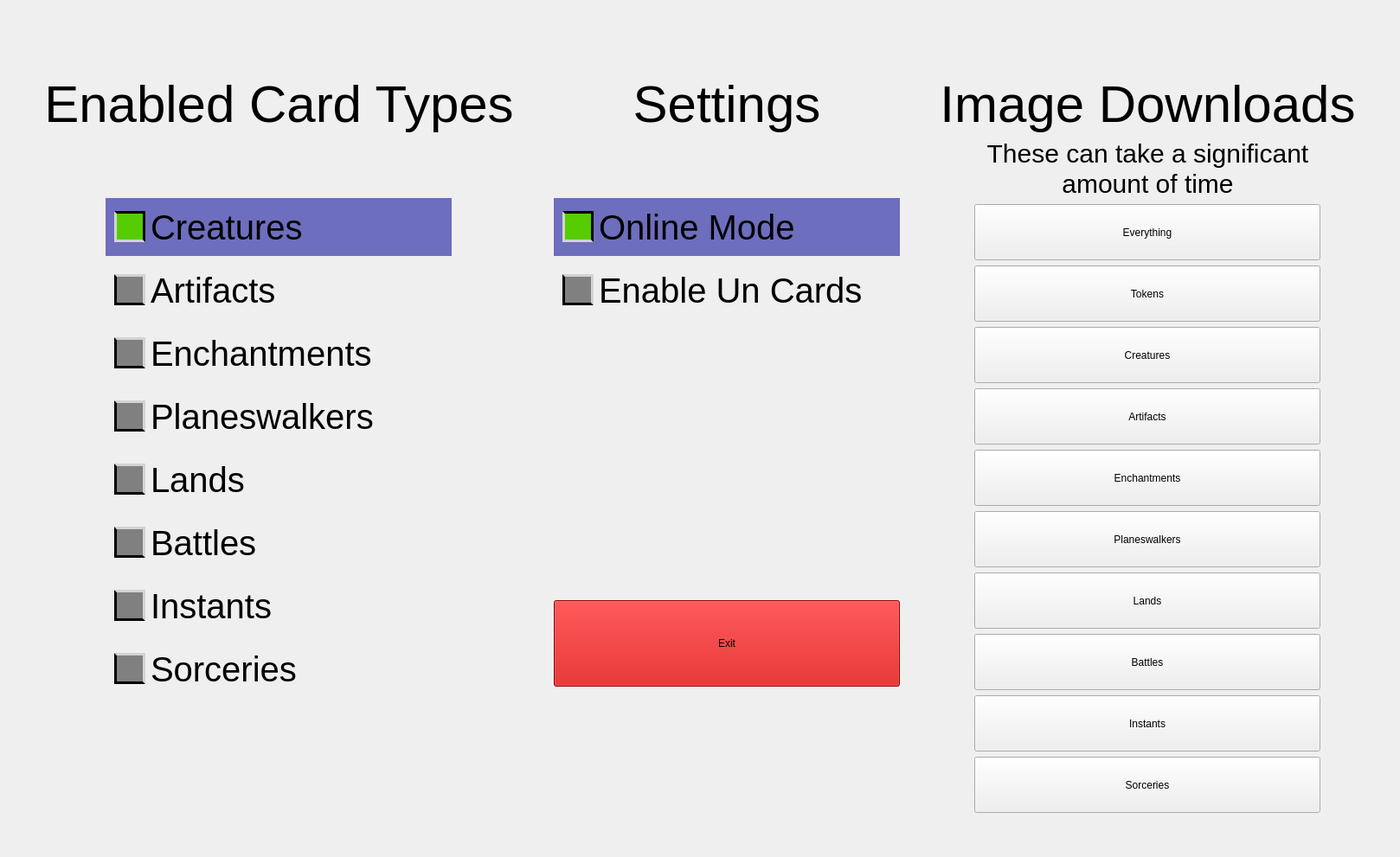
      <widget class="QWidget" name="settings_tab">
       <property name="styleSheet">
        <string notr="true">QVBoxLayout {
	alignment:center;
}
QLabel {
	font-size: 60px;
}
QPushButton {
	alignment:center;
}
QCheckBox{
	padding:10px;
	font-size: 40px;
}
QCheckBox::indicator {
    width: 30px;
    height: 30px;
    background-color: gray;
    border-style: solid;
    border-width: 3px;
    border-color: lightgray lightgray black black;
}
QCheckBox::indicator:checked {
    background-color: rgb(85, 205, 0);
}
QCheckBox:checked, QCheckBox::indicator:checked {
    border-color: black black lightgray lightgray;
}
QCheckBox:checked {
    background-color: rgb(110, 110, 190);
}</string>
       </property>
       <attribute name="title">
        <string>  Settings  </string>
       </attribute>
       <layout class="QGridLayout" name="gridLayout_7">
        <item row="2" column="7">
         <spacer name="horizontalSpacer_8">
          <property name="orientation">
           <enum>Qt::Orientation::Horizontal</enum>
          </property>
          <property name="sizeHint" stdset="0">
           <size>
            <width>40</width>
            <height>20</height>
           </size>
          </property>
         </spacer>
        </item>
        <item row="1" column="2" rowspan="2">
         <layout class="QVBoxLayout" name="verticalLayout_2">
          <item>
           <widget class="QLabel" name="label_22">
            <property name="text">
             <string>Enabled Card Types
</string>
            </property>
            <property name="alignment">
             <set>Qt::AlignmentFlag::AlignCenter</set>
            </property>
           </widget>
          </item>
          <item alignment="Qt::AlignmentFlag::AlignHCenter">
           <widget class="QCheckBox" name="check_creature">
            <property name="minimumSize">
             <size>
              <width>400</width>
              <height>0</height>
             </size>
            </property>
            <property name="maximumSize">
             <size>
              <width>400</width>
              <height>16777215</height>
             </size>
            </property>
            <property name="text">
             <string>Creatures</string>
            </property>
            <property name="checked">
             <bool>true</bool>
            </property>
           </widget>
          </item>
          <item alignment="Qt::AlignmentFlag::AlignHCenter">
           <widget class="QCheckBox" name="check_artifact">
            <property name="minimumSize">
             <size>
              <width>400</width>
              <height>0</height>
             </size>
            </property>
            <property name="maximumSize">
             <size>
              <width>400</width>
              <height>16777215</height>
             </size>
            </property>
            <property name="text">
             <string>Artifacts</string>
            </property>
           </widget>
          </item>
          <item alignment="Qt::AlignmentFlag::AlignHCenter">
           <widget class="QCheckBox" name="check_enchantment">
            <property name="minimumSize">
             <size>
              <width>400</width>
              <height>0</height>
             </size>
            </property>
            <property name="maximumSize">
             <size>
              <width>400</width>
              <height>16777215</height>
             </size>
            </property>
            <property name="text">
             <string>Enchantments</string>
            </property>
           </widget>
          </item>
          <item alignment="Qt::AlignmentFlag::AlignHCenter">
           <widget class="QCheckBox" name="check_planeswalker">
            <property name="minimumSize">
             <size>
              <width>400</width>
              <height>0</height>
             </size>
            </property>
            <property name="maximumSize">
             <size>
              <width>400</width>
              <height>16777215</height>
             </size>
            </property>
            <property name="text">
             <string>Planeswalkers</string>
            </property>
           </widget>
          </item>
          <item alignment="Qt::AlignmentFlag::AlignHCenter">
           <widget class="QCheckBox" name="check_land">
            <property name="minimumSize">
             <size>
              <width>400</width>
              <height>0</height>
             </size>
            </property>
            <property name="maximumSize">
             <size>
              <width>400</width>
              <height>16777215</height>
             </size>
            </property>
            <property name="text">
             <string>Lands</string>
            </property>
           </widget>
          </item>
          <item alignment="Qt::AlignmentFlag::AlignHCenter">
           <widget class="QCheckBox" name="check_battle">
            <property name="minimumSize">
             <size>
              <width>400</width>
              <height>0</height>
             </size>
            </property>
            <property name="maximumSize">
             <size>
              <width>400</width>
              <height>16777215</height>
             </size>
            </property>
            <property name="text">
             <string>Battles</string>
            </property>
           </widget>
          </item>
          <item alignment="Qt::AlignmentFlag::AlignHCenter">
           <widget class="QCheckBox" name="check_instant">
            <property name="minimumSize">
             <size>
              <width>400</width>
              <height>0</height>
             </size>
            </property>
            <property name="maximumSize">
             <size>
              <width>400</width>
              <height>16777215</height>
             </size>
            </property>
            <property name="text">
             <string>Instants</string>
            </property>
           </widget>
          </item>
          <item alignment="Qt::AlignmentFlag::AlignHCenter">
           <widget class="QCheckBox" name="check_sorcery">
            <property name="minimumSize">
             <size>
              <width>400</width>
              <height>0</height>
             </size>
            </property>
            <property name="maximumSize">
             <size>
              <width>400</width>
              <height>16777215</height>
             </size>
            </property>
            <property name="text">
             <string>Sorceries</string>
            </property>
           </widget>
          </item>
          <item>
           <spacer name="verticalSpacer_2">
            <property name="orientation">
             <enum>Qt::Orientation::Vertical</enum>
            </property>
            <property name="sizeHint" stdset="0">
             <size>
              <width>20</width>
              <height>40</height>
             </size>
            </property>
           </spacer>
          </item>
         </layout>
        </item>
        <item row="1" column="6" rowspan="2">
         <layout class="QVBoxLayout" name="verticalLayout_3">
          <item>
           <widget class="QLabel" name="label_24">
            <property name="text">
             <string>Image Downloads</string>
            </property>
            <property name="alignment">
             <set>Qt::AlignmentFlag::AlignCenter</set>
            </property>
           </widget>
          </item>
          <item>
           <widget class="QLabel" name="label_26">
            <property name="font">
             <font>
              <pointsize>-1</pointsize>
             </font>
            </property>
            <property name="styleSheet">
             <string notr="true">font-size: 30px;</string>
            </property>
            <property name="text">
             <string>These can take a significant
amount of time</string>
            </property>
            <property name="alignment">
             <set>Qt::AlignmentFlag::AlignHCenter|Qt::AlignmentFlag::AlignTop</set>
            </property>
           </widget>
          </item>
          <item alignment="Qt::AlignmentFlag::AlignHCenter|Qt::AlignmentFlag::AlignVCenter">
           <widget class="QPushButton" name="download_everything">
            <property name="enabled">
             <bool>true</bool>
            </property>
            <property name="minimumSize">
             <size>
              <width>400</width>
              <height>65</height>
             </size>
            </property>
            <property name="maximumSize">
             <size>
              <width>300</width>
              <height>65</height>
             </size>
            </property>
            <property name="text">
             <string>Everything</string>
            </property>
            <property name="checkable">
             <bool>false</bool>
            </property>
            <property name="checked">
             <bool>false</bool>
            </property>
           </widget>
          </item>
          <item alignment="Qt::AlignmentFlag::AlignHCenter">
           <widget class="QPushButton" name="download_token">
            <property name="minimumSize">
             <size>
              <width>400</width>
              <height>65</height>
             </size>
            </property>
            <property name="maximumSize">
             <size>
              <width>300</width>
              <height>65</height>
             </size>
            </property>
            <property name="text">
             <string>Tokens</string>
            </property>
           </widget>
          </item>
          <item alignment="Qt::AlignmentFlag::AlignHCenter">
           <widget class="QPushButton" name="download_creature">
            <property name="minimumSize">
             <size>
              <width>400</width>
              <height>65</height>
             </size>
            </property>
            <property name="maximumSize">
             <size>
              <width>300</width>
              <height>65</height>
             </size>
            </property>
            <property name="text">
             <string>Creatures</string>
            </property>
           </widget>
          </item>
          <item alignment="Qt::AlignmentFlag::AlignHCenter">
           <widget class="QPushButton" name="download_artifact">
            <property name="minimumSize">
             <size>
              <width>400</width>
              <height>65</height>
             </size>
            </property>
            <property name="maximumSize">
             <size>
              <width>300</width>
              <height>65</height>
             </size>
            </property>
            <property name="text">
             <string>Artifacts</string>
            </property>
           </widget>
          </item>
          <item alignment="Qt::AlignmentFlag::AlignHCenter">
           <widget class="QPushButton" name="download_enchantment">
            <property name="minimumSize">
             <size>
              <width>400</width>
              <height>65</height>
             </size>
            </property>
            <property name="maximumSize">
             <size>
              <width>300</width>
              <height>65</height>
             </size>
            </property>
            <property name="text">
             <string>Enchantments</string>
            </property>
           </widget>
          </item>
          <item alignment="Qt::AlignmentFlag::AlignHCenter">
           <widget class="QPushButton" name="download_planeswalker">
            <property name="minimumSize">
             <size>
              <width>400</width>
              <height>65</height>
             </size>
            </property>
            <property name="maximumSize">
             <size>
              <width>300</width>
              <height>65</height>
             </size>
            </property>
            <property name="text">
             <string>Planeswalkers</string>
            </property>
           </widget>
          </item>
          <item alignment="Qt::AlignmentFlag::AlignHCenter">
           <widget class="QPushButton" name="download_land">
            <property name="minimumSize">
             <size>
              <width>400</width>
              <height>65</height>
             </size>
            </property>
            <property name="maximumSize">
             <size>
              <width>300</width>
              <height>65</height>
             </size>
            </property>
            <property name="text">
             <string>Lands</string>
            </property>
           </widget>
          </item>
          <item alignment="Qt::AlignmentFlag::AlignHCenter">
           <widget class="QPushButton" name="download_battle">
            <property name="minimumSize">
             <size>
              <width>400</width>
              <height>65</height>
             </size>
            </property>
            <property name="maximumSize">
             <size>
              <width>300</width>
              <height>65</height>
             </size>
            </property>
            <property name="text">
             <string>Battles</string>
            </property>
           </widget>
          </item>
          <item alignment="Qt::AlignmentFlag::AlignHCenter">
           <widget class="QPushButton" name="download_instant">
            <property name="minimumSize">
             <size>
              <width>400</width>
              <height>65</height>
             </size>
            </property>
            <property name="maximumSize">
             <size>
              <width>300</width>
              <height>65</height>
             </size>
            </property>
            <property name="text">
             <string>Instants</string>
            </property>
           </widget>
          </item>
          <item alignment="Qt::AlignmentFlag::AlignHCenter">
           <widget class="QPushButton" name="download_sorcery">
            <property name="minimumSize">
             <size>
              <width>400</width>
              <height>65</height>
             </size>
            </property>
            <property name="maximumSize">
             <size>
              <width>300</width>
              <height>65</height>
             </size>
            </property>
            <property name="text">
             <string>Sorceries</string>
            </property>
           </widget>
          </item>
          <item>
           <spacer name="verticalSpacer_6">
            <property name="orientation">
             <enum>Qt::Orientation::Vertical</enum>
            </property>
            <property name="sizeHint" stdset="0">
             <size>
              <width>20</width>
              <height>40</height>
             </size>
            </property>
           </spacer>
          </item>
         </layout>
        </item>
        <item row="2" column="3">
         <spacer name="horizontalSpacer_6">
          <property name="orientation">
           <enum>Qt::Orientation::Horizontal</enum>
          </property>
          <property name="sizeHint" stdset="0">
           <size>
            <width>40</width>
            <height>20</height>
           </size>
          </property>
         </spacer>
        </item>
        <item row="1" column="4">
         <layout class="QVBoxLayout" name="verticalLayout_4">
          <item>
           <widget class="QLabel" name="label_23">
            <property name="text">
             <string>Settings
</string>
            </property>
            <property name="alignment">
             <set>Qt::AlignmentFlag::AlignCenter</set>
            </property>
           </widget>
          </item>
          <item alignment="Qt::AlignmentFlag::AlignHCenter">
           <widget class="QCheckBox" name="check_online">
            <property name="minimumSize">
             <size>
              <width>400</width>
              <height>0</height>
             </size>
            </property>
            <property name="maximumSize">
             <size>
              <width>400</width>
              <height>16777215</height>
             </size>
            </property>
            <property name="text">
             <string>Online Mode</string>
            </property>
            <property name="checked">
             <bool>true</bool>
            </property>
           </widget>
          </item>
          <item alignment="Qt::AlignmentFlag::AlignHCenter">
           <widget class="QCheckBox" name="check_un">
            <property name="minimumSize">
             <size>
              <width>400</width>
              <height>0</height>
             </size>
            </property>
            <property name="maximumSize">
             <size>
              <width>400</width>
              <height>16777215</height>
             </size>
            </property>
            <property name="text">
             <string>Enable Un Cards</string>
            </property>
           </widget>
          </item>
          <item>
           <spacer name="verticalSpacer_4">
            <property name="orientation">
             <enum>Qt::Orientation::Vertical</enum>
            </property>
            <property name="sizeHint" stdset="0">
             <size>
              <width>20</width>
              <height>40</height>
             </size>
            </property>
           </spacer>
          </item>
          <item>
           <spacer name="verticalSpacer_7">
            <property name="orientation">
             <enum>Qt::Orientation::Vertical</enum>
            </property>
            <property name="sizeHint" stdset="0">
             <size>
              <width>20</width>
              <height>40</height>
             </size>
            </property>
           </spacer>
          </item>
          <item>
           <widget class="QPushButton" name="button_exit">
            <property name="minimumSize">
             <size>
              <width>0</width>
              <height>100</height>
             </size>
            </property>
            <property name="maximumSize">
             <size>
              <width>16777215</width>
              <height>100</height>
             </size>
            </property>
            <property name="styleSheet">
             <string notr="true">QPushButton {
	background-color: rgb(200, 0, 0);
}
QPushButton::pressed {
	background-color: rgb(170,0,0);
}</string>
            </property>
            <property name="text">
             <string>Exit</string>
            </property>
           </widget>
          </item>
          <item>
           <spacer name="verticalSpacer_5">
            <property name="orientation">
             <enum>Qt::Orientation::Vertical</enum>
            </property>
            <property name="sizeHint" stdset="0">
             <size>
              <width>20</width>
              <height>40</height>
             </size>
            </property>
           </spacer>
          </item>
         </layout>
        </item>
        <item row="2" column="5">
         <spacer name="horizontalSpacer_7">
          <property name="orientation">
           <enum>Qt::Orientation::Horizontal</enum>
          </property>
          <property name="sizeHint" stdset="0">
           <size>
            <width>40</width>
            <height>20</height>
           </size>
          </property>
         </spacer>
        </item>
        <item row="2" column="0">
         <spacer name="horizontalSpacer_5">
          <property name="orientation">
           <enum>Qt::Orientation::Horizontal</enum>
          </property>
          <property name="sizeHint" stdset="0">
           <size>
            <width>40</width>
            <height>20</height>
           </size>
          </property>
         </spacer>
        </item>
        <item row="0" column="2">
         <widget class="QLabel" name="label_25">
          <property name="text">
           <string/>
          </property>
         </widget>
        </item>
       </layout>
      </widget>
